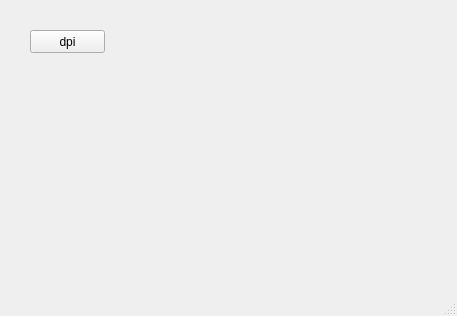
<?xml version="1.0" encoding="UTF-8"?>
<ui version="4.0">
 <class>MainWindow</class>
 <widget class="QMainWindow" name="MainWindow">
  <property name="geometry">
   <rect>
    <x>0</x>
    <y>0</y>
    <width>457</width>
    <height>316</height>
   </rect>
  </property>
  <property name="windowTitle">
   <string>MainWindow</string>
  </property>
  <widget class="QWidget" name="centralwidget">
   <widget class="QPushButton" name="btnDpi">
    <property name="geometry">
     <rect>
      <x>30</x>
      <y>30</y>
      <width>75</width>
      <height>23</height>
     </rect>
    </property>
    <property name="text">
     <string>dpi</string>
    </property>
   </widget>
  </widget>
  <widget class="QMenuBar" name="menubar">
   <property name="geometry">
    <rect>
     <x>0</x>
     <y>0</y>
     <width>457</width>
     <height>21</height>
    </rect>
   </property>
  </widget>
  <widget class="QStatusBar" name="statusbar"/>
 </widget>
 <resources/>
 <connections/>
</ui>
